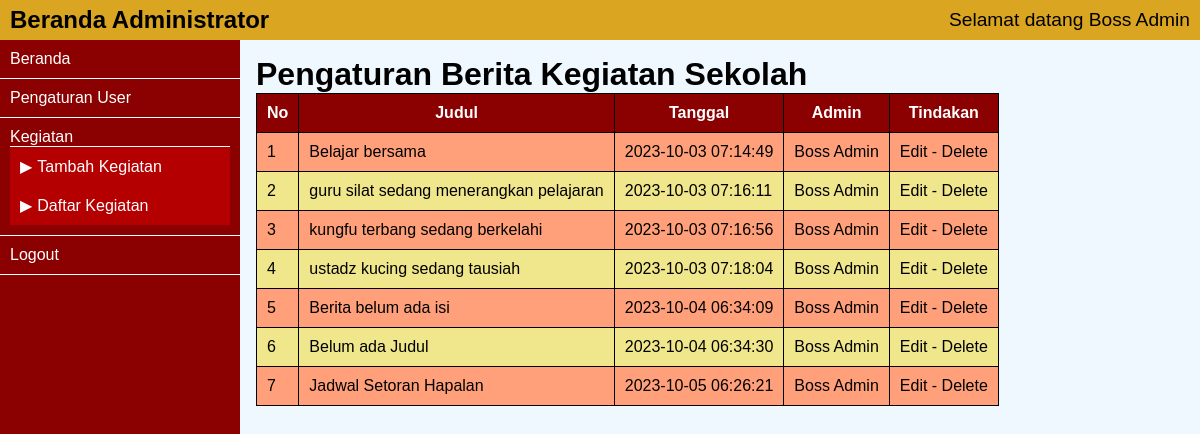
/admin/kegiatan-daftar.php (signed in), run on the app's committed database.
### tables this page shows
CREATE TABLE `kegiatan` (
  `ID_kegiatan` int(10) NOT NULL,
  `judul_kegiatan` varchar(200) NOT NULL,
  `artikel_kegiatan` text NOT NULL,
  `tgl_upload` datetime NOT NULL,
  `ID_admin` int(2) NOT NULL
);

### admin/functions.php (the view, shortened to what this page needs)
<?php
function get_data( $sql ) {
    global $koneksi;
    $hasil = array();
    $query = mysqli_query($koneksi, $sql);
    if (mysqli_num_rows($query) == 0) {
        return $hasil;
    }
    else
    {
        while( $row = mysqli_fetch_assoc($query)){
            $hasil[] = $row;
        }
        return $hasil;
    }
}
function buat_tabel( $class, $judul, $array ) {
    $nomor_urut = 1;
    $hasil = "<table class='$class'>";
    $hasil .= "<tr><th>No</th>";
    for($i=0; $i<count($judul); $i++) {
        $hasil .= "<th>$judul[$i]</th>";
    }
    $hasil .= "</tr>";
    for ($i=0; $i<count($array); $i++) {
        $hasil .= "<tr>";
        $hasil .= "<td>$nomor_urut</td>";
        $nomor_urut ++;
        $baris = $array[$i];
        for ($j=0; $j<count($baris); $j++) {
            $hasil .= "<TD>$baris[$j]</TD>";
        }
        $hasil .= "</tr>";
    }
    $hasil .= "</table>";
    echo $hasil;
}

### admin/style-admin.css (style rules this page uses)
* { margin:0; padding:0; box-sizing: border-box; }
html, body { height: 100%; font-family: Arial; }
.tabel_login, .tabel_login tr, .tabel_login th, .tabel_login td { border:1px solid black; border-collapse: collapse; }
.tabel_login th, .tabel_login td { padding: 10px; }
.tabel_login tr:nth-child(odd) { background-color: khaki; }
.tabel_login tr:nth-child(even) { background-color:lightsalmon; }
.tabel_login th { color: white; background-color: darkred; }

### data on the page
kegiatan: judul_kegiatan "Belajar bersama", tgl_upload "2023-10-03 07:14:49"
kegiatan: judul_kegiatan "guru silat sedang menerangkan pelajaran", tgl_upload "2023-10-03 07:16:11"
kegiatan: judul_kegiatan "kungfu terbang sedang berkelahi", tgl_upload "2023-10-03 07:16:56"
kegiatan: judul_kegiatan "ustadz kucing sedang tausiah", tgl_upload "2023-10-03 07:18:04"
kegiatan: judul_kegiatan "Berita belum ada isi", tgl_upload "2023-10-04 06:34:09"
kegiatan: judul_kegiatan "Belum ada Judul", tgl_upload "2023-10-04 06:34:30"
kegiatan: judul_kegiatan "Jadwal Setoran Hapalan", tgl_upload "2023-10-05 06:26:21"

### other printed values
$_SESSION["user"]["display_name"] "Boss Admin"
$judul[$i] "Judul"
$judul[$i] "Tanggal"
$judul[$i] "Admin"
$judul[$i] "Tindakan"
$baris[$j] "Boss Admin"
$baris[$j] "Edit - Delete"
